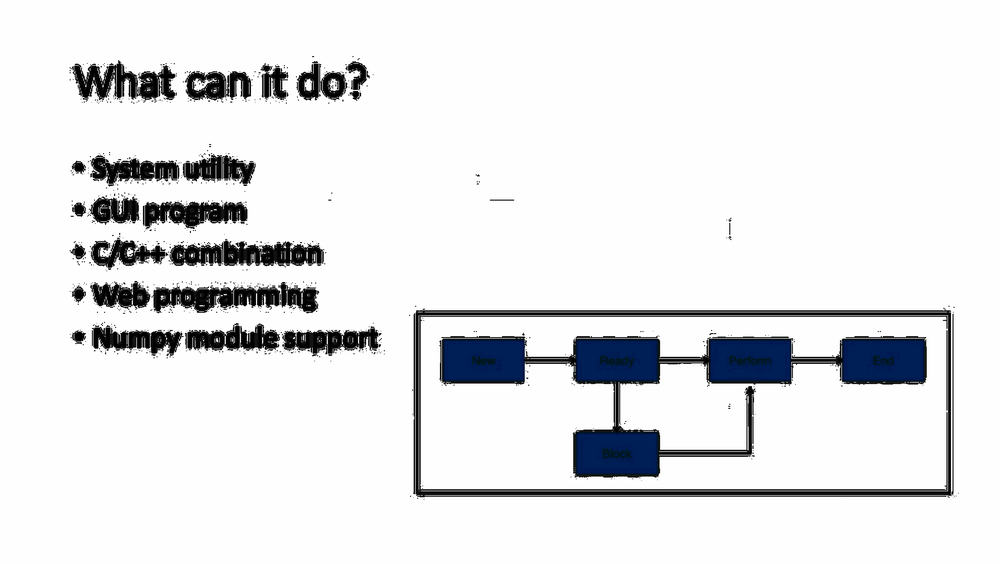
#> input picture enhanced_contrast_image.png, 1000 x 564 px, shrunk from 1980 x 1116 before the run
$ python -i flask_arrow_detect.py   (imports and definitions only)
#> lines starting #> are read from the running program, lines starting #| are printed output that depends on the picture; after the words box and inside, x2 and y2 are one past the last pixel; in counts of white or black regions, pixels touching at a corner belong together
#> further down, picture is the input picture: shape (564, 1000, 3); mean B, G, R 232.2, 230.7, 229.8
from flask import Flask, request, jsonify
import cv2
import numpy as np
import base64
from PIL import Image
import math
from sys import stdin
import requests, json

# [1 line not run here, left out]

def preprocess(img):
    img_gray = cv2.cvtColor(img, cv2.COLOR_BGR2GRAY)
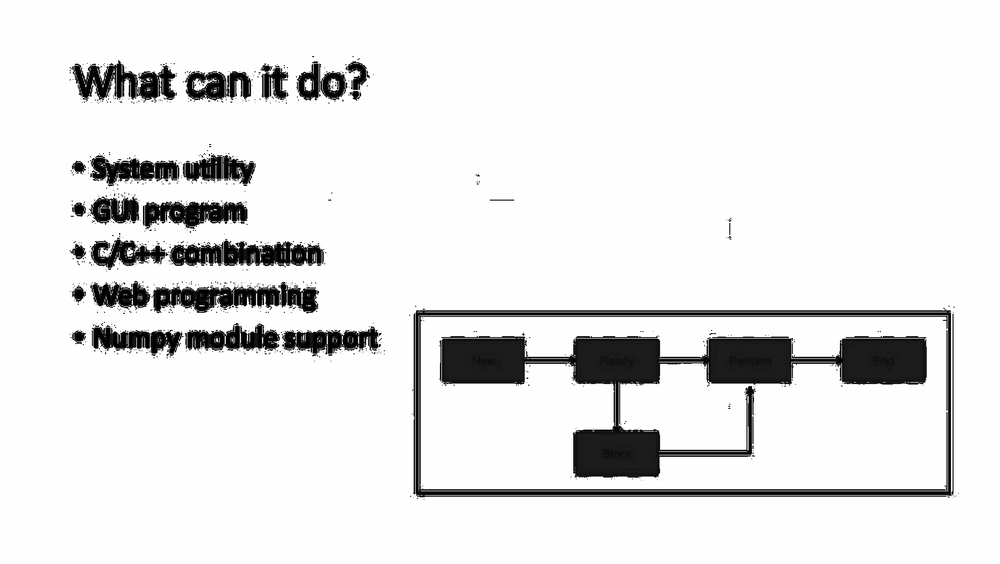
#> img_gray: shape (564, 1000); min 0, max 255, mean 230.6

    img_blur = cv2.GaussianBlur(img_gray, (5, 5), 1)
    # cv2.imshow("img_blur", img_blur)
    # cv2.waitKey(0)

    img_canny = cv2.Canny(img_blur, 50, 50)
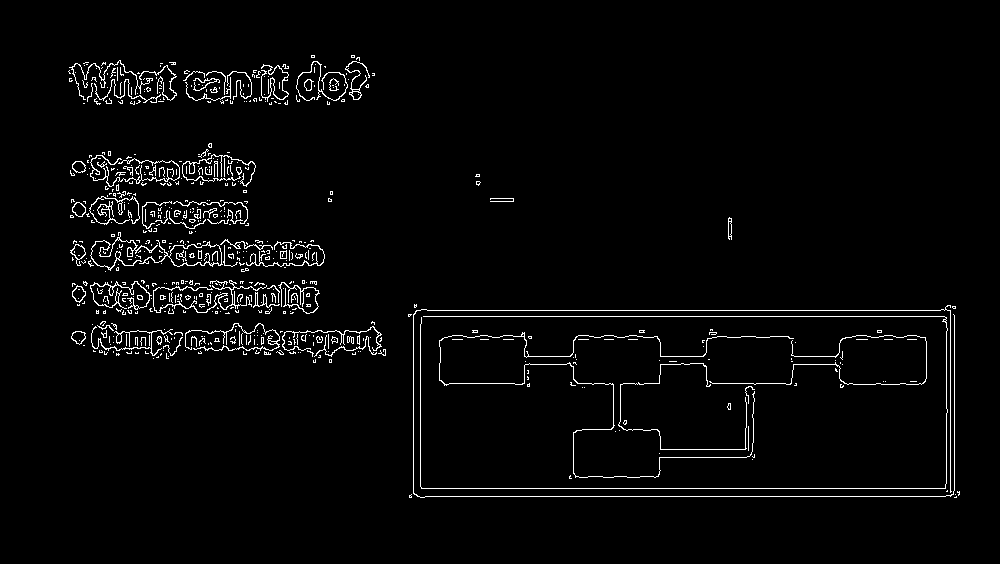
#> img_canny: shape (564, 1000); 2.8% white in thin lines or dots, all inside (x1, y1, x2, y2) = (68, 55, 960, 498)
    # cv2.imshow("img_canny", img_canny)
    # cv2.waitKey(0)

    kernel = np.ones((3, 3))
    img_dilate = cv2.dilate(img_canny, kernel, iterations=2)
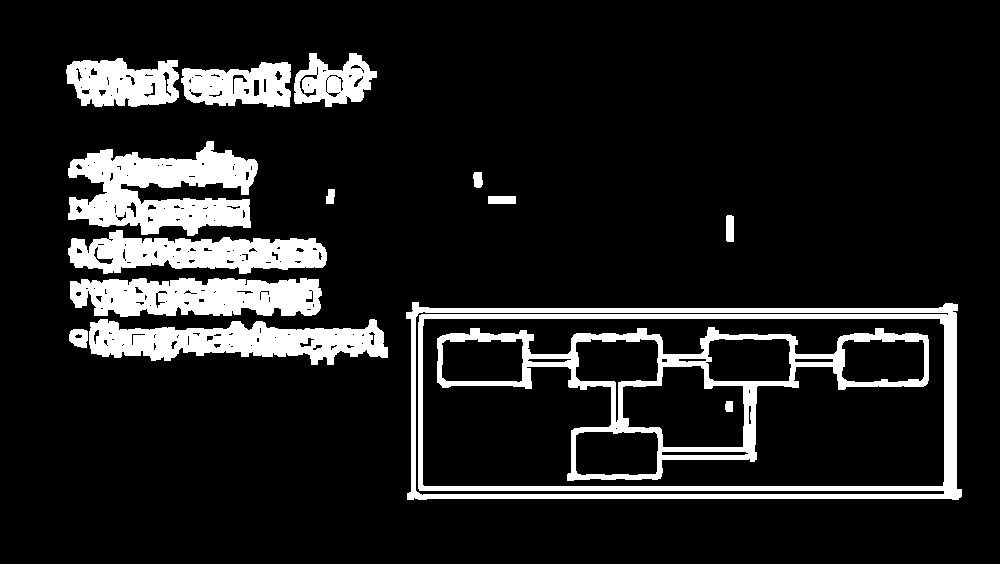
#> img_dilate: shape (564, 1000); 12.8% white; 15 white regions, largest, box (x1, y1, x2, y2) and area: (406, 302, 962, 500) 15087, (437, 327, 929, 481) 11915, (68, 141, 258, 236) 10586
    img_erode = cv2.erode(img_dilate, kernel, iterations=2)
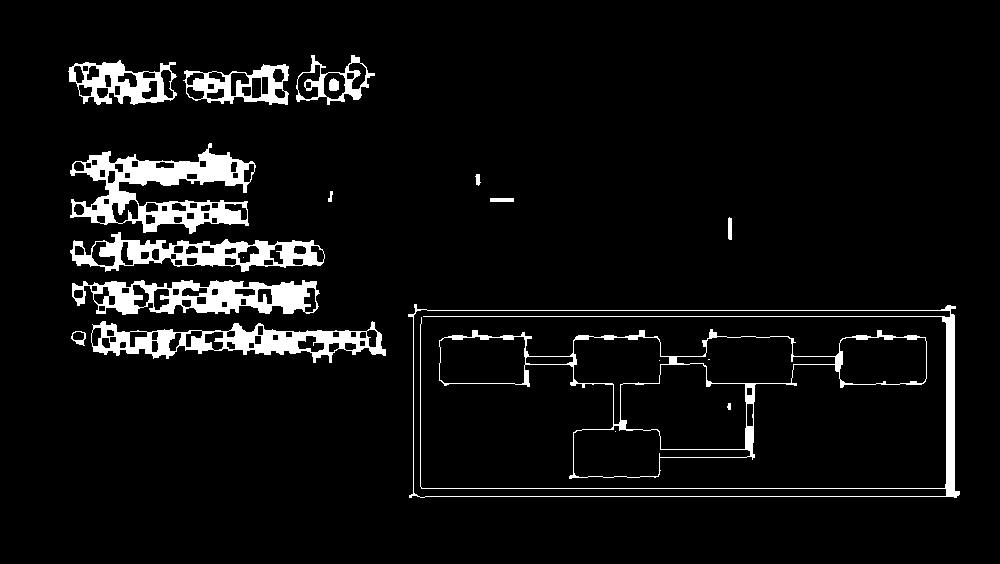
#> img_erode: shape (564, 1000); 6% white; 20 white regions (4 under 20 px), largest, box (x1, y1, x2, y2) and area: (70, 143, 256, 234) 6656, (72, 280, 320, 315) 4809, (91, 321, 386, 363) 4747
    #cv2.imshow("img_erode", img_erode)
    #cv2.waitKey(0)

    return img_erode

# [521 lines left out: functions find_tip, find_endpoint, cal_distance, arrow_startTo_rec, detect_nearest_box_start, detect_nearest_box_end and 2 more, not called in this run]

def kk():
    return "kk"


# [2 lines not run here, left out]

>>> import cv2
>>> picture = cv2.imread('../enhanced_contrast_image.png')
>>> result = preprocess(picture)
